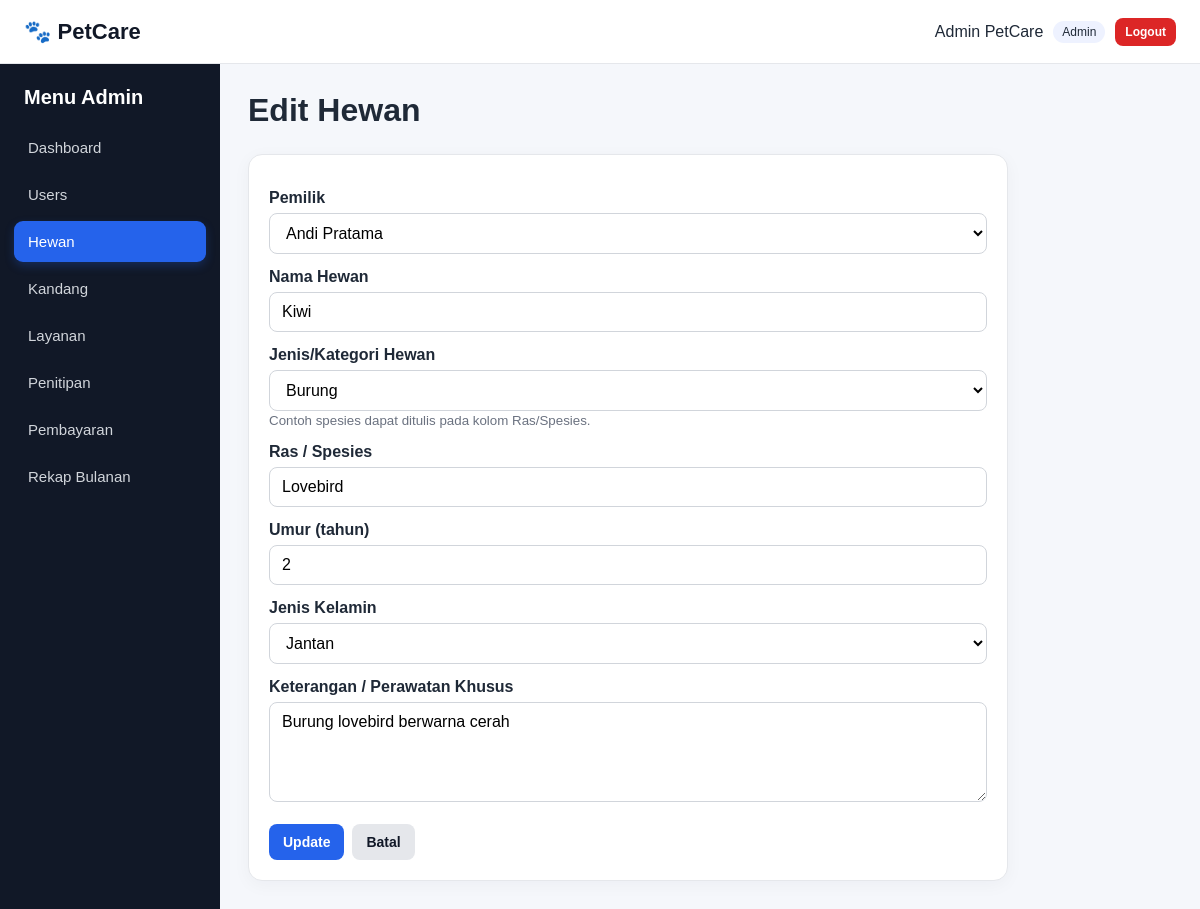
Page /admin/hewan/edit.php?id=5 (signed in) on the committed database.
### tables this page shows
CREATE TABLE `hewan` (
  `id_hewan` int(11) NOT NULL,
  `id_user` int(11) NOT NULL,
  `nama_hewan` varchar(100) NOT NULL,
  `jenis` varchar(50) NOT NULL,
  `ras` varchar(50) DEFAULT NULL,
  `umur` int(11) DEFAULT NULL,
  `jenis_kelamin` enum('Jantan','Betina') DEFAULT NULL,
  `keterangan` text DEFAULT NULL
);

CREATE TABLE `users` (
  `id_user` int(11) NOT NULL,
  `nama` varchar(100) NOT NULL,
  `username` varchar(50) NOT NULL,
  `password` varchar(255) NOT NULL,
  `role` enum('admin','user') NOT NULL DEFAULT 'user',
  `no_telp` varchar(20) DEFAULT NULL,
  `alamat` text DEFAULT NULL
);

### includes/auth.php (called while the page is built, shortened)
<?php
function e(?string $value): string
{
    return htmlspecialchars($value ?? '', ENT_QUOTES, 'UTF-8');
}

### admin/hewan/edit.php (the view, shortened to what this page needs)
<?php
require_once '../../config/koneksi.php';
require_once '../../includes/auth.php';
$id = (int)($_GET['id'] ?? 0);
$stmt = $pdo->prepare("SELECT * FROM hewan WHERE id_hewan = ?");
$stmt->execute([$id]);
$data = $stmt->fetch();
$users = $pdo->query("SELECT id_user, nama FROM users WHERE role='user' ORDER BY nama")->fetchAll();
$jenisOptions = ['Anjing', 'Kucing', 'Burung', 'Reptil', 'Hewan Air', 'Kelinci', 'Hamster', 'Hewan Lainnya'];
include '../../includes/header.php';
?>
<div class="page-head"><h1>Edit Hewan</h1></div>
<div class="card form-card">
<form method="post">
    <label for="id_user">Pemilik</label>
    <select id="id_user" name="id_user" required>
        <?php foreach ($users as $u): ?>
            <option value="<?= (int)$u['id_user'] ?>" <?= (int)($_POST['id_user'] ?? $data['id_user']) === (int)$u['id_user'] ? 'selected' : '' ?>><?= e($u['nama']) ?></option>
        <?php endforeach; ?>
    </select>
    <label for="nama_hewan">Nama Hewan</label><input id="nama_hewan" type="text" name="nama_hewan" value="<?= e($_POST['nama_hewan'] ?? $data['nama_hewan']) ?>" required>
    <label for="jenis">Jenis/Kategori Hewan</label>
    <select id="jenis" name="jenis" required>
        <?php foreach ($jenisOptions as $option): ?>
            <option value="<?= e($option) ?>" <?= ($_POST['jenis'] ?? $data['jenis']) === $option ? 'selected' : '' ?>><?= e($option) ?></option>
        <?php endforeach; ?>
    </select>
    <small class="muted">Contoh spesies dapat ditulis pada kolom Ras/Spesies.</small>
    <label for="ras">Ras / Spesies</label><input id="ras" type="text" name="ras" value="<?= e($_POST['ras'] ?? $data['ras']) ?>" placeholder="Contoh: Lovebird, Iguana, Ikan Cupang">
    <label for="umur">Umur (tahun)</label><input id="umur" type="number" name="umur" min="0" value="<?= e($_POST['umur'] ?? (string)$data['umur']) ?>">
    <label for="jenis_kelamin">Jenis Kelamin</label>
    <select id="jenis_kelamin" name="jenis_kelamin">
        <option value="Jantan" <?= ($_POST['jenis_kelamin'] ?? $data['jenis_kelamin']) === 'Jantan' ? 'selected' : '' ?>>Jantan</option>
    </select>
    <label for="keterangan">Keterangan / Perawatan Khusus</label><textarea id="keterangan" name="keterangan"><?= e($_POST['keterangan'] ?? $data['keterangan']) ?></textarea>
    <div class="form-actions"><button class="btn btn-primary" type="submit">Update</button><a class="btn btn-secondary" href="index.php">Batal</a></div>
</form>
</div>
<?php include '../../includes/footer.php'; ?>

### assets/css/style.css (style rules this page uses)
* { box-sizing: border-box; }
body { margin: 0; font-family: Arial, Helvetica, sans-serif; background: #f5f7fb; color: #1f2937; }
.page-head { display: flex; justify-content: space-between; align-items: center; gap: 16px; margin-bottom: 20px; }
.page-head h1 { margin: 0 0 5px; }
.muted { color: #6b7280; }
.card { background: #fff; border: 1px solid #e5e7eb; border-radius: 14px; padding: 20px; box-shadow: 0 4px 18px rgba(15, 23, 42, 0.04); margin-bottom: 20px; }
.form-card { max-width: 760px; }
.form-card label { display: block; margin: 14px 0 6px; font-weight: 600; }
.form-card input, .form-card select, .form-card textarea { width: 100%; padding: 10px 12px; border: 1px solid #d1d5db; border-radius: 8px; font: inherit; background: #fff; }
.form-card textarea { min-height: 100px; resize: vertical; }
.form-actions { display: flex; gap: 8px; margin-top: 18px; }
.btn { display: inline-block; border: 0; border-radius: 8px; padding: 10px 14px; text-decoration: none; cursor: pointer; font-weight: 600; font-size: 14px; }
.btn-primary { background: #2563eb; color: #fff; }
.btn-secondary { background: #e5e7eb; color: #111827; }

### rows in the picture
hewan: id_user "Andi Pratama", nama_hewan "Kiwi", ras "Lovebird", umur "2", jenis_kelamin "Jantan", keterangan "Burung lovebird berwarna cerah"

### other values in the picture
$_SESSION['user']['nama'] "Admin PetCare"
$_SESSION['user']['role'] "Admin"
form field jenis "Burung"
